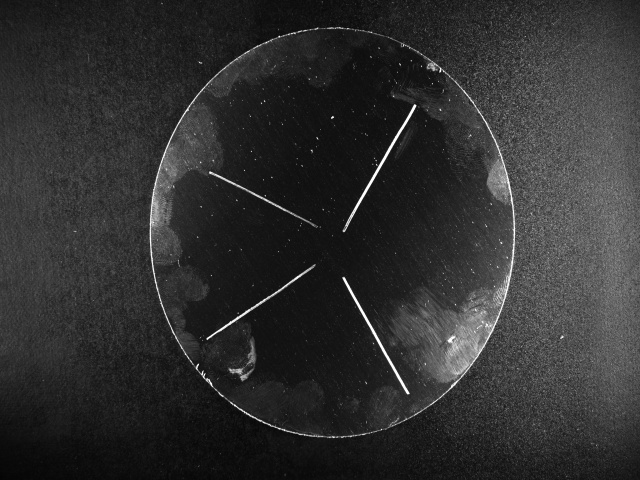
#> input picture edge(red)/input_images/ca_shang1.jpg, 640 x 480 px, found by its file name; its folder holds only this picture in this run
$ python 33.py
#> lines starting #> are read from the running program, lines starting #| are printed output that depends on the picture; after the words box and inside, x2 and y2 are one past the last pixel; in counts of white or black regions, pixels touching at a corner belong together
#> in process_image, img is the input picture: shape (480, 640, 3); min 4, max 255, mean 47.7
import os
import cv2
import numpy as np
from tqdm import tqdm

def enhanced_metal_defect_detection(img):
    """增强版金属缺陷检测算法"""
    # 转换为灰度图（兼容彩色/灰度输入）
    gray = cv2.cvtColor(img, cv2.COLOR_BGR2GRAY) if len(img.shape) > 2 else img.copy()

    # 1. 多尺度光照校正
    blurred = cv2.GaussianBlur(gray, (0, 0), 10)
    illumination_corrected = cv2.addWeighted(gray, 1.5, blurred, -0.5, 0)

    # 2. 频域增强（突出微观缺陷）
    rows, cols = illumination_corrected.shape
#> rows = 480; cols = 640
    crow, ccol = rows//2, cols//2
#> crow = 240; ccol = 320

    # 傅里叶变换
    dft = np.fft.fft2(illumination_corrected)
    dft_shift = np.fft.fftshift(dft)

    # 创建高通滤波器
    mask = np.ones((rows, cols), np.uint8)
    r = 30
    cv2.circle(mask, (ccol, crow), r, 0, -1)
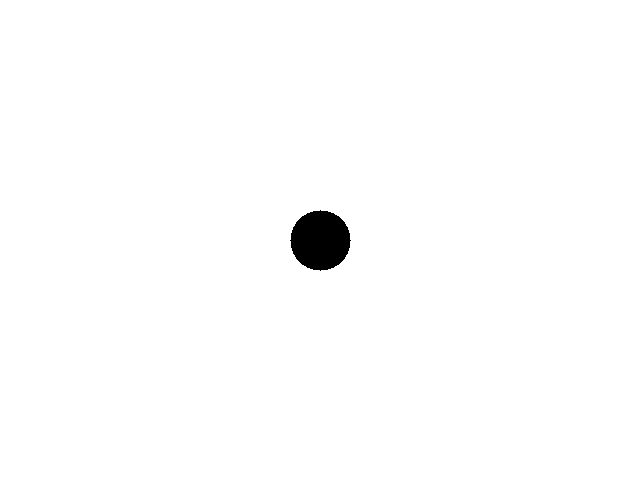
#> mask: shape (480, 640); values 0 (black) and 1 (white), 99.1% white; 1 black region, box (x1, y1, x2, y2) and area: (290, 210, 351, 271) 2821

    # 应用滤波
    fshift = dft_shift * mask
    f_ishift = np.fft.ifftshift(fshift)
    highpass = np.fft.ifft2(f_ishift)
    highpass = np.abs(highpass)
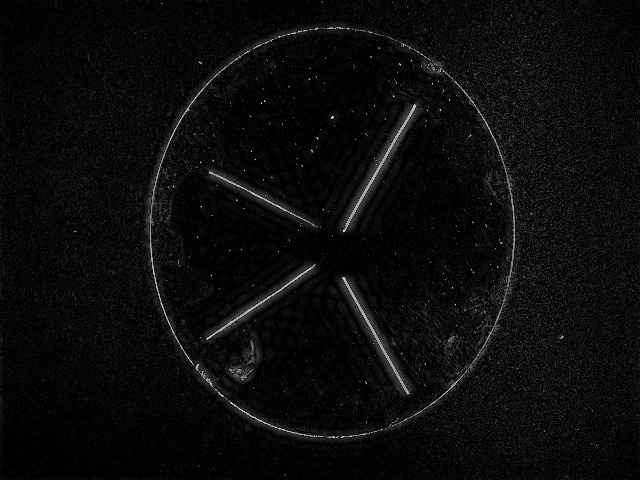
#> highpass: shape (480, 640) float64; min 4.01e-06, max 243.7, mean 12.3
    highpass = cv2.normalize(highpass, None, 0, 255, cv2.NORM_MINMAX).astype(np.uint8)

    # 3. 多特征融合
    clahe = cv2.createCLAHE(clipLimit=3.0, tileGridSize=(16, 16))
    local_contrast = clahe.apply(highpass)
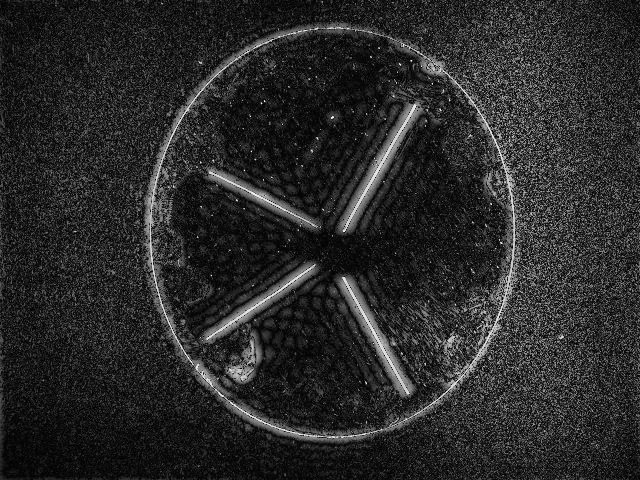
#> local_contrast: shape (480, 640); min 3, max 255, mean 41.8

    # 4. 动态阈值分割
    thresh = cv2.adaptiveThreshold(local_contrast, 255,
                                 cv2.ADAPTIVE_THRESH_GAUSSIAN_C,
                                 cv2.THRESH_BINARY_INV, 31, 5)
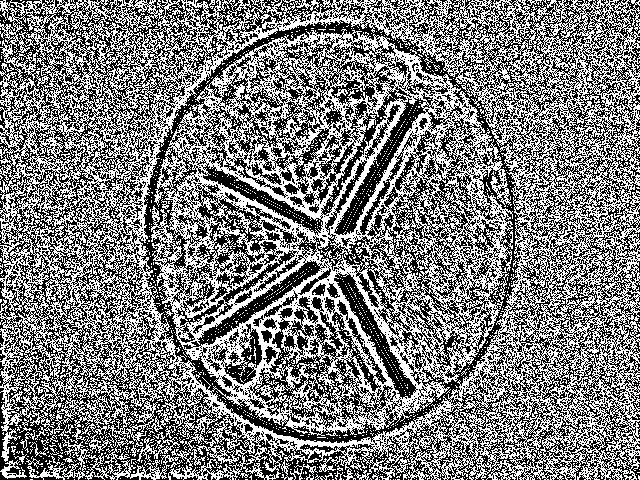
#> thresh: shape (480, 640); 49.1% white in thin lines or dots

    # 5. 形态学优化
    kernel = cv2.getStructuringElement(cv2.MORPH_ELLIPSE, (5, 5))
    cleaned = cv2.morphologyEx(thresh, cv2.MORPH_CLOSE, kernel, iterations=1)
#> cleaned: shape (480, 640); 95.4% white; 330 black regions (97 under 20 px), largest, box (x1, y1, x2, y2) and area: (222, 286, 292, 325) 493, (240, 190, 293, 219) 304, (391, 106, 423, 136) 260
    cleaned = cv2.morphologyEx(cleaned, cv2.MORPH_OPEN, kernel, iterations=1)
#> cleaned: shape (480, 640); 95% white; 242 black regions (75 under 20 px), largest, box (x1, y1, x2, y2) and area: (200, 262, 319, 345) 1323, (206, 168, 293, 219) 818, (336, 193, 378, 235) 668

    # 6. 缺陷标注
    result = img.copy() if len(img.shape) > 2 else cv2.cvtColor(img, cv2.COLOR_GRAY2BGR)
    result[cleaned > 0] = [0, 0, 255]  # 红色标记

    return result

def process_image(input_path, output_path, show_comparison=False):
    """处理单个图像"""
    img = cv2.imread(input_path)
    if img is None:
        print(f"无法读取图像: {input_path}")
        return

    processed = enhanced_metal_defect_detection(img)

    if show_comparison:
        h, w = img.shape[:2]
#> h = 480; w = 640

        # 确保zoom区域尺寸有效
        zoom_h, zoom_w = h//3, w//3
#> zoom_h = 160; zoom_w = 213
        if zoom_h == 0 or zoom_w == 0:
            zoom_h, zoom_w = h, w

        # 计算zoom区域坐标（确保不越界）
        y1, y2 = max(0, h//3), min(h, 2*h//3)
#> y1 = 160; y2 = 320
        x1, x2 = max(0, w//3), min(w, 2*w//3)
#> x1 = 213; x2 = 426

        zoom_region = processed[y1:y2, x1:x2]
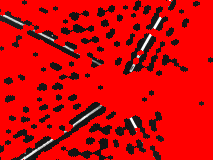
#> zoom_region: shape (160, 213, 3); mean B, G, R 6.9, 6.9, 210.3
        zoom_region = cv2.resize(zoom_region, (zoom_w, zoom_h))

        # 创建对比图
        comparison = np.hstack((img, processed))

        # 确保zoom区域能放入对比图右下角
        if zoom_h <= comparison.shape[0] and zoom_w <= comparison.shape[1]:
            comparison[-zoom_h:, -zoom_w:] = zoom_region
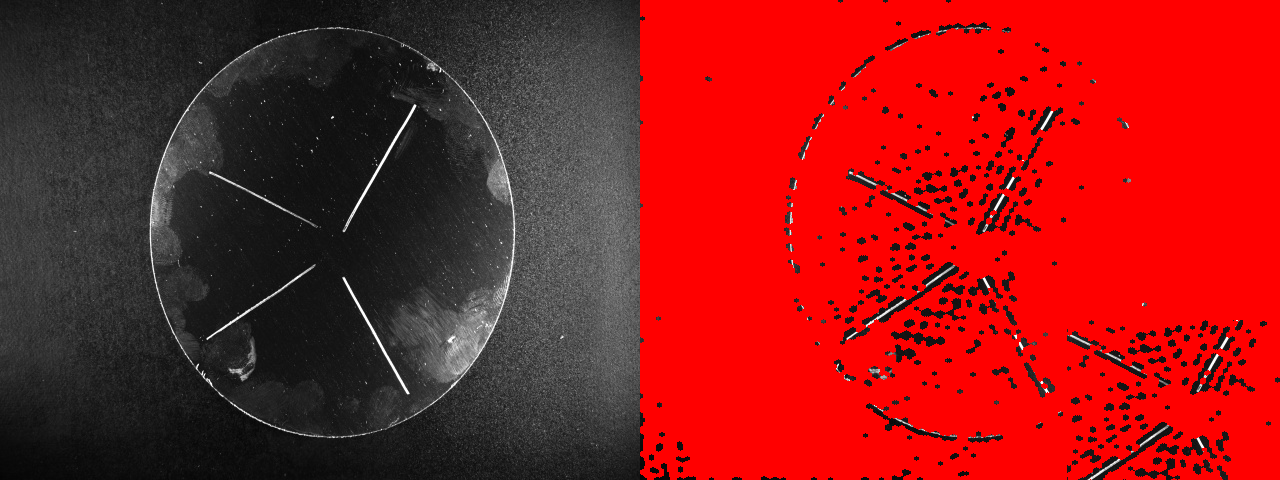
#> comparison: shape (480, 1280, 3); mean B, G, R 25.2, 25.2, 143.5

        cv2.imshow('Original vs Processed', cv2.resize(comparison, (1200, 600)))
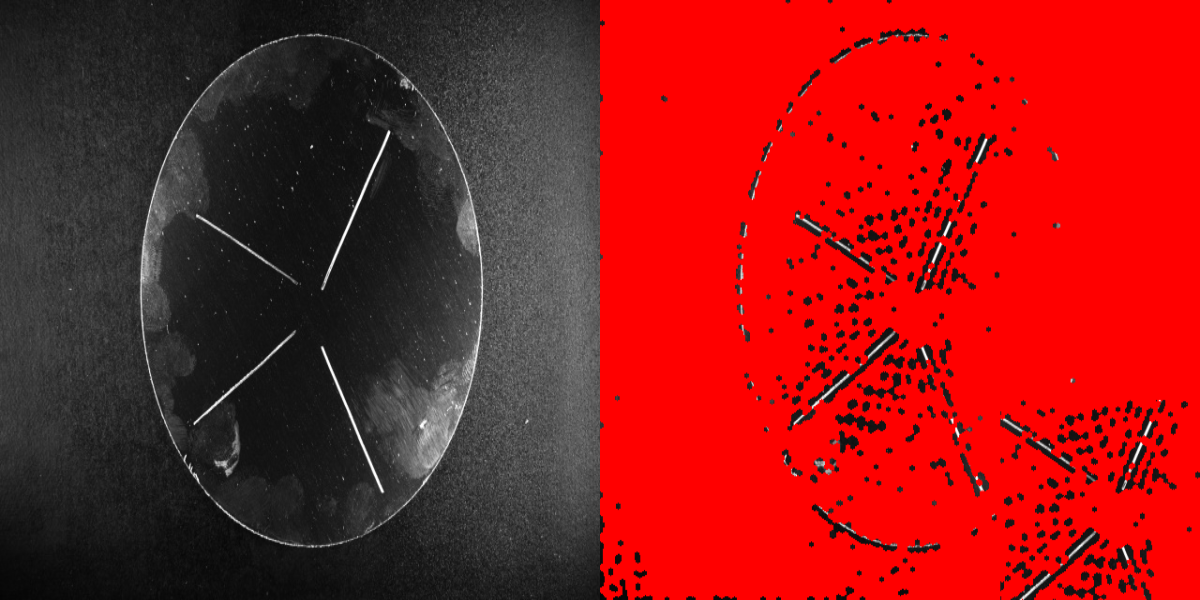
#> window 'Original vs Processed': shape (600, 1200, 3); mean B, G, R 25.1, 25.1, 143.4
        cv2.waitKey(500)
        cv2.destroyAllWindows()

    cv2.imwrite(output_path, processed)

def batch_process_images(input_folder, output_folder, show_comparison=False):
    """批量处理"""
    os.makedirs(output_folder, exist_ok=True)

    supported_formats = ('.jpg', '.jpeg', '.png', '.bmp', '.tiff')
    image_files = [f for f in os.listdir(input_folder)
                  if f.lower().endswith(supported_formats)]

    if not image_files:
        print(f"在文件夹 {input_folder} 中没有找到支持的图像文件")
        return

    print(f"开始处理 {len(image_files)} 张金属表面图像...")

    for filename in tqdm(image_files, desc="处理进度"):
        input_path = os.path.join(input_folder, filename)
        output_path = os.path.join(output_folder, filename)
        process_image(input_path, output_path, show_comparison)

    print(f"处理完成! 结果保存在: {output_folder}")

if __name__ == "__main__":
    # 配置路径
    base_dir = r"D:\app\pythonMODEDEMO"
    input_dir = os.path.join(base_dir, "input_images")
    output_dir = os.path.join(base_dir, "output_images")

    if not os.path.exists(input_dir):
        print(f"错误：输入目录不存在 {input_dir}")
        print("请创建 input_images 文件夹并放入待检测图片")
        input("按回车键退出...")
        exit()

    batch_process_images(input_dir, output_dir, show_comparison=True)
#> (the run stopped early here; a loop or call above may not have finished)

$ run again, on edge(red)/input_images/ca_shang17.jpg
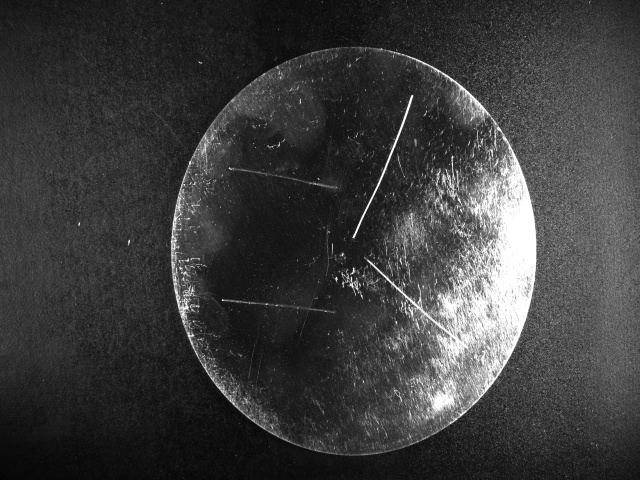
#> input picture edge(red)/input_images/ca_shang17.jpg, 640 x 480 px, found by its file name
#> in process_image, img is the input picture: shape (480, 640, 3); min 4, max 255, mean 60.9
#> mask: shape (480, 640); values 0 (black) and 1 (white), 99.1% white; 1 black region, box (x1, y1, x2, y2) and area: (290, 210, 351, 271) 2821
#> thresh: shape (480, 640); 50.2% white; black in thin lines or dots
#> in process_image, `cv2.imshow('Original vs Processed', cv2.resize(comparison, (1200, 600)))`:
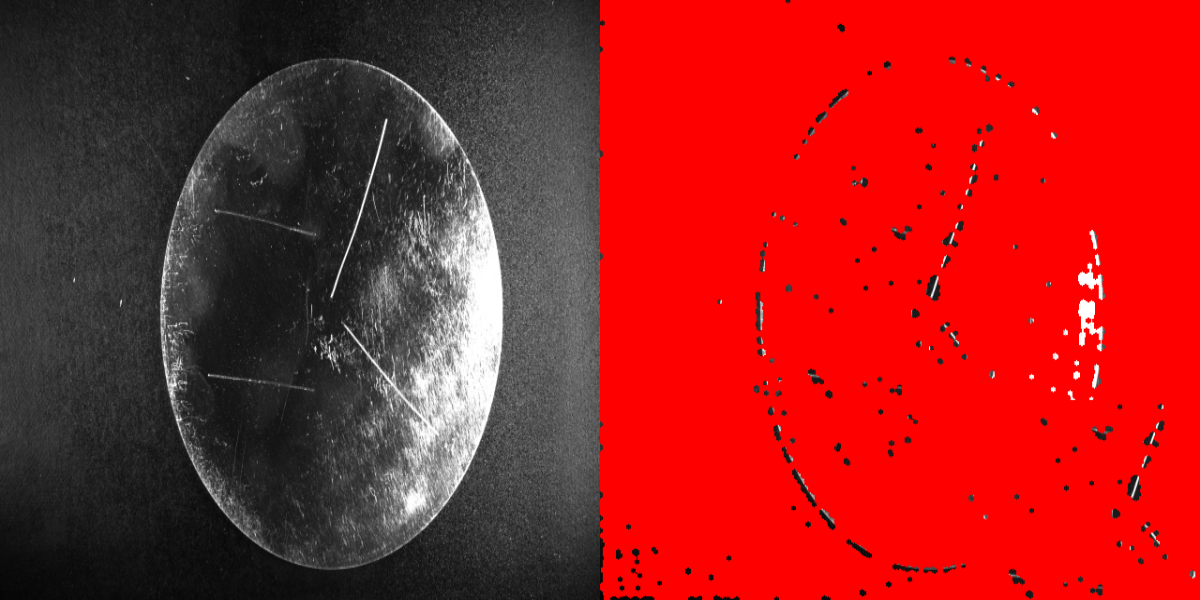
#> window 'Original vs Processed': shape (600, 1200, 3); mean B, G, R 31.4, 31.4, 155.7
